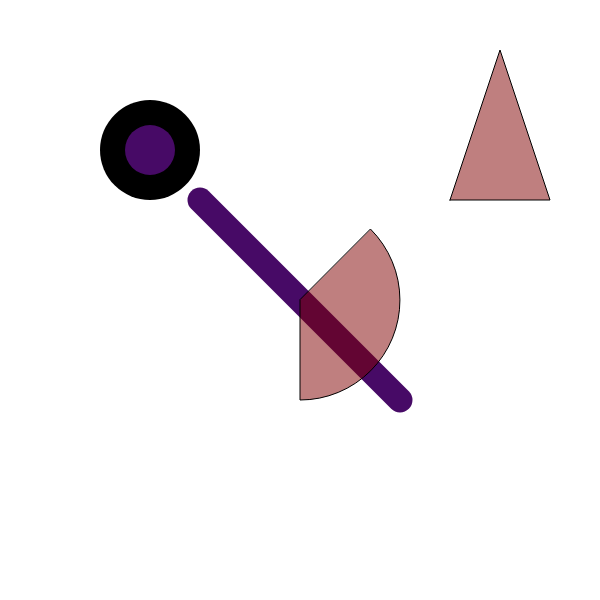
Frame 1 (no input)
Frame 60 (no input): identical to frame 1, image omitted
Frame 120 (the mouse pressed at the canvas centre since frame 60): identical to frame 1, image omitted

The p5.js sketch that drew this single still picture (run headless with seeded random() and noise() and a simulated clock; from frame 60 on, the mouse is pressed at the canvas centre):

// p5.js sketch
// ── sketch.js
function setup() {
  createCanvas(600, 600);
  colorMode(HSB, 360, 100, 100);
  angleMode(DEGREES);
}

function draw() {
  background(220);
  noStroke();
  fill('black');
  circle(150, 150, 100);
  fill(280, 90, 40);
  circle(150, 150, 50);

  stroke(280, 90, 40);
  strokeWeight(25);
  line(200, 200, 400, 400);

  stroke(0);
  strokeWeight(1);
  fill(0, 100, 50, 0.5);
  arc(300, 300, 200, 200, -45, 90, PIE);

  beginShape();
    vertex(450, 200);
    vertex(500, 50);
    vertex(550, 200);
  endShape(CLOSE);
}
